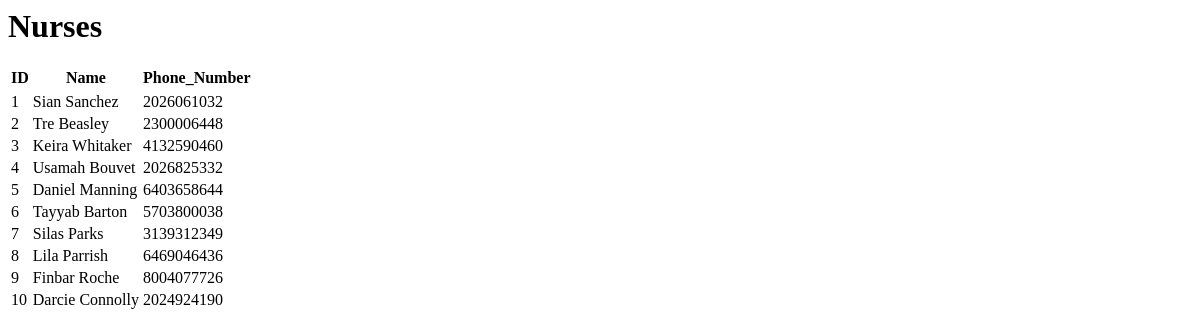
Page /nurses on the earlier database version.
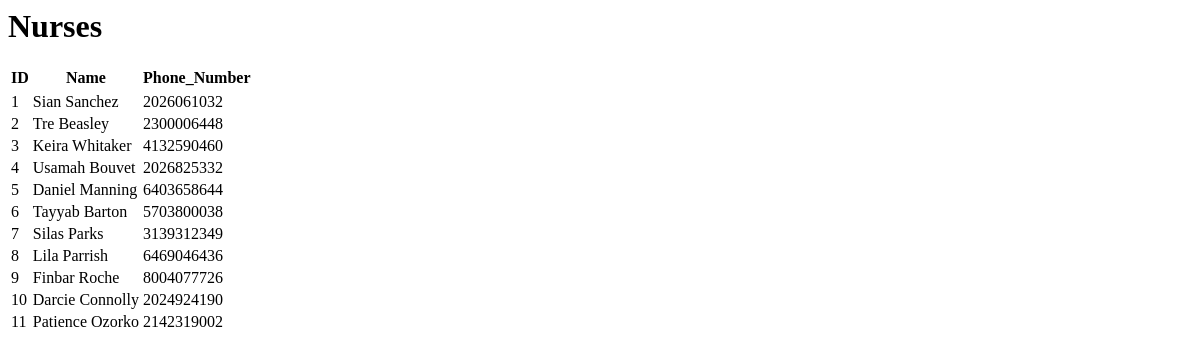
Same page on the later database version.
### tables this page shows
CREATE TABLE Nurse (
  nid INTEGER PRIMARY KEY AUTOINCREMENT,
  N_name TEXT,
  N_number INTEGER
);

### voyager/views/nurses.py (the view)
    @bp.route("/nurses")
    def _nurses():
        with get_db() as conn:
            rows = Nurses(conn)
        return render_template("table.html", name="Nurses", rows=rows)

### voyager/__init__.py (called while the page is built)
@login_manager.request_loader
def request_loader(request):
    email = request.form.get('email')
    if email not in users:
        return
    user = User()
    user.id = email
    user.is_authenticated = request.form['password'] == users[email]['password']
    return user

### voyager/db.py (called while the page is built)
def sqlite_connect():
    conn = sqlite3.connect(
        "test.db",
        detect_types=sqlite3.PARSE_DECLTYPES
    )
    conn.row_factory = sqlite3.Row
    return conn

def get_db():
    return sqlite_connect()

def execute(conn, stmt, *args, **kwargs):
    return sqlite_execute(conn, stmt, *args, **kwargs)

def sqlite_execute(conn, stmt, *args, **kwargs):
    cursor = conn.cursor()
    cursor.execute(stmt, *args, **kwargs)
    return [dict(r) for r in cursor.fetchall()]

### voyager/views/nurses.py (called while the page is built)
def Nurses(conn):
    return execute(conn, "SELECT n.nid as ID, n.N_name AS Name, n.N_number as Phone_Number FROM Nurse AS n")

def views(bp):
    @bp.route("/nurses")
    def _nurses():
        with get_db() as conn:
            rows = Nurses(conn)
        return render_template("table.html", name="Nurses", rows=rows)

### voyager/templates/table.html (shortened to what this page needs)
<html>
  <head>
  </head>
  <body>
    <h1>{{ name }}</h1>
    <table>
      {% if rows %}
      <tr>
        {% for name in rows[0].keys() %}
          <th>{{ name }}</th>
        {% endfor %}
      <tr>
      {% endif %}
      {% for row in rows %}
      <tr>
        {% for col in row.values() %}
          <td>{{ col }}</td>
        {% endfor %}
      </tr>
      {% endfor %}
    </table>
  </body>
</html>

Differences in the rows shown:
added Nurse: values "11", N_name "Patience Ozorko", N_number "2142319002"
